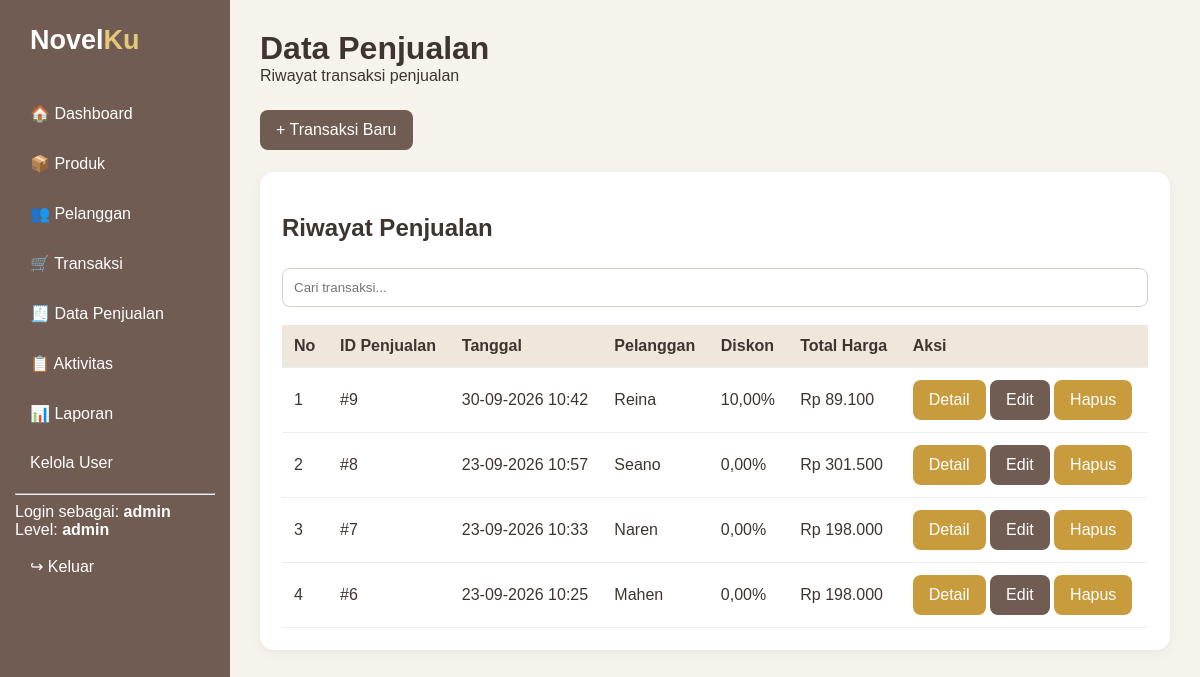
Page /penjualan.php (signed in) on the committed database.
### tables this page shows
CREATE TABLE `penjualan` (
  `penjualan_id` int(11) NOT NULL,
  `tanggal_penjualan` datetime NOT NULL,
  `total_harga` decimal(10,2) NOT NULL,
  `diskon` decimal(5,2) NOT NULL DEFAULT 0.00,
  `pelanggan_id` int(11) NOT NULL
);

CREATE TABLE `pelanggan` (
  `pelanggan_id` int(11) NOT NULL,
  `nama_pelanggan` varchar(255) NOT NULL,
  `alamat` text NOT NULL,
  `nomor_telepon` varchar(15) NOT NULL
);

### penjualan.php (the view, shortened to what this page needs)
<?php
include "koneksi.php";
$query = mysqli_query(
    $koneksi,
    "SELECT
        penjualan.penjualan_id,
        penjualan.tanggal_penjualan,
        penjualan.total_harga,
        penjualan.diskon,
        pelanggan.nama_pelanggan
     FROM penjualan
     LEFT JOIN pelanggan
        ON penjualan.pelanggan_id = pelanggan.pelanggan_id
     ORDER BY penjualan.penjualan_id DESC"
);
?>
<!DOCTYPE html>
<html lang="id">
<head>
    <link rel="stylesheet" href="assets/style.css">
</head>
<body>
<?php include "partials/sidebar.php"; ?>
<main class="main">
    <div class="topbar">
        <div>
            <h1>Data Penjualan</h1>
            <span>Riwayat transaksi penjualan</span>
        </div>
    </div>
    <?php if (in_array($_SESSION['level'], ['admin', 'kasir'])) { ?>
        <div style="margin-bottom:20px;">
            <a href="transaksi.php" class="btn">+ Transaksi Baru</a>
        </div>
    <?php } ?>
    <div class="panel">
        <h2>Riwayat Penjualan</h2>
        <input
            type="text"
            id="search"
            placeholder="Cari transaksi..."
            onkeyup="searchTable()"
        >
        <br><br>
        <div style="overflow-x:auto;">
            <table>
                <thead>
                    <tr>
                        <th>No</th>
                        <th>ID Penjualan</th>
                        <th>Tanggal</th>
                        <th>Pelanggan</th>
                        <th>Diskon</th>
                        <th>Total Harga</th>
                        <th>Aksi</th>
                    </tr>
                </thead>
                <tbody>
                <?php
                $no = 1;
                if ($query && mysqli_num_rows($query) > 0) {
                    while ($data = mysqli_fetch_assoc($query)) {
                ?>
                    <tr>
                        <td><?= $no++ ?></td>
                        <td>#<?= $data['penjualan_id'] ?></td>
                        <td>
                            <?= date(
                                'd-m-Y H:i',
                                strtotime($data['tanggal_penjualan'])
                            ) ?>
                        </td>
                        <td>
                            <?= htmlspecialchars(
                                $data['nama_pelanggan'] ?? '-'
                            ) ?>
                        </td>
                        <td>
                            <?= number_format(
                                $data['diskon'], 2, ',', '.'
                            ) ?>%
                        </td>
                        <td>
                            Rp <?= number_format(
                                $data['total_harga'], 0, ',', '.'
                            ) ?>
                        </td>
                        <td>
                            <a
                                href="detail_penjualan.php?id=<?= $data['penjualan_id'] ?>"
                                class="btn secondary"
                            >Detail</a>
                            <?php if ($_SESSION['level'] == 'admin') { ?>
                                <a
                                    href="edit_penjualan.php?id=<?= $data['penjualan_id'] ?>"
                                    class="btn"
                                >Edit</a>
                                <a
                                    href="hapus_penjualan.php?id=<?= $data['penjualan_id'] ?>"
                                    class="btn secondary"
                                    onclick="return confirm('Yakin hapus transaksi ini? Stok barang akan dikembalikan.')"
                                >Hapus</a>
                            <?php } ?>
                        </td>
                    </tr>
                <?php
                    }
                } ?>
                </tbody>
            </table>
        </div>
    </div>
</main>
</body>
</html>

### assets/style.css (style rules this page uses)
* { box-sizing: border-box; }
body { margin: 0; font-family: Arial, sans-serif; background: #f6f3ec; color: #3e3530; }
.main { margin-left: 230px; padding: 30px; max-width: 1300px; }
.topbar { display: flex; justify-content: space-between; align-items: center; margin-bottom: 25px; }
.topbar h1 { margin: 0; }
.card, .panel { background: white; border-radius: 14px; padding: 22px; box-shadow: 0 3px 12px #0000000c; }
.btn { display: inline-block; background: #705c53; color: white; border: 0; padding: 11px 16px; border-radius: 8px; text-decoration: none; cursor: pointer; }
.btn.secondary { background: #c89b3c; }
.panel { margin-top: 22px; }
input, select, textarea { width: 100%; padding: 11px; margin-top: 6px; border: 1px solid #d7cec7; border-radius: 8px; background: white; }
table { width: 100%; border-collapse: collapse; background: white; }
th, td { padding: 12px; border-bottom: 1px solid #eee; text-align: left; }
th { background: #eee7dc; }

### rows in the picture
penjualan: penjualan_id "9", tanggal_penjualan "30-09-2026 10:42", pelanggan.nama_pelanggan "Reina", diskon "10,00", total_harga "89.100"
penjualan: penjualan_id "8", tanggal_penjualan "23-09-2026 10:57", pelanggan.nama_pelanggan "Seano", diskon "0,00", total_harga "301.500"
penjualan: penjualan_id "7", tanggal_penjualan "23-09-2026 10:33", pelanggan.nama_pelanggan "Naren", diskon "0,00", total_harga "198.000"
penjualan: penjualan_id "6", tanggal_penjualan "23-09-2026 10:25", pelanggan.nama_pelanggan "Mahen", diskon "0,00", total_harga "198.000"

### other values in the picture
$username "admin"
$level "admin"
